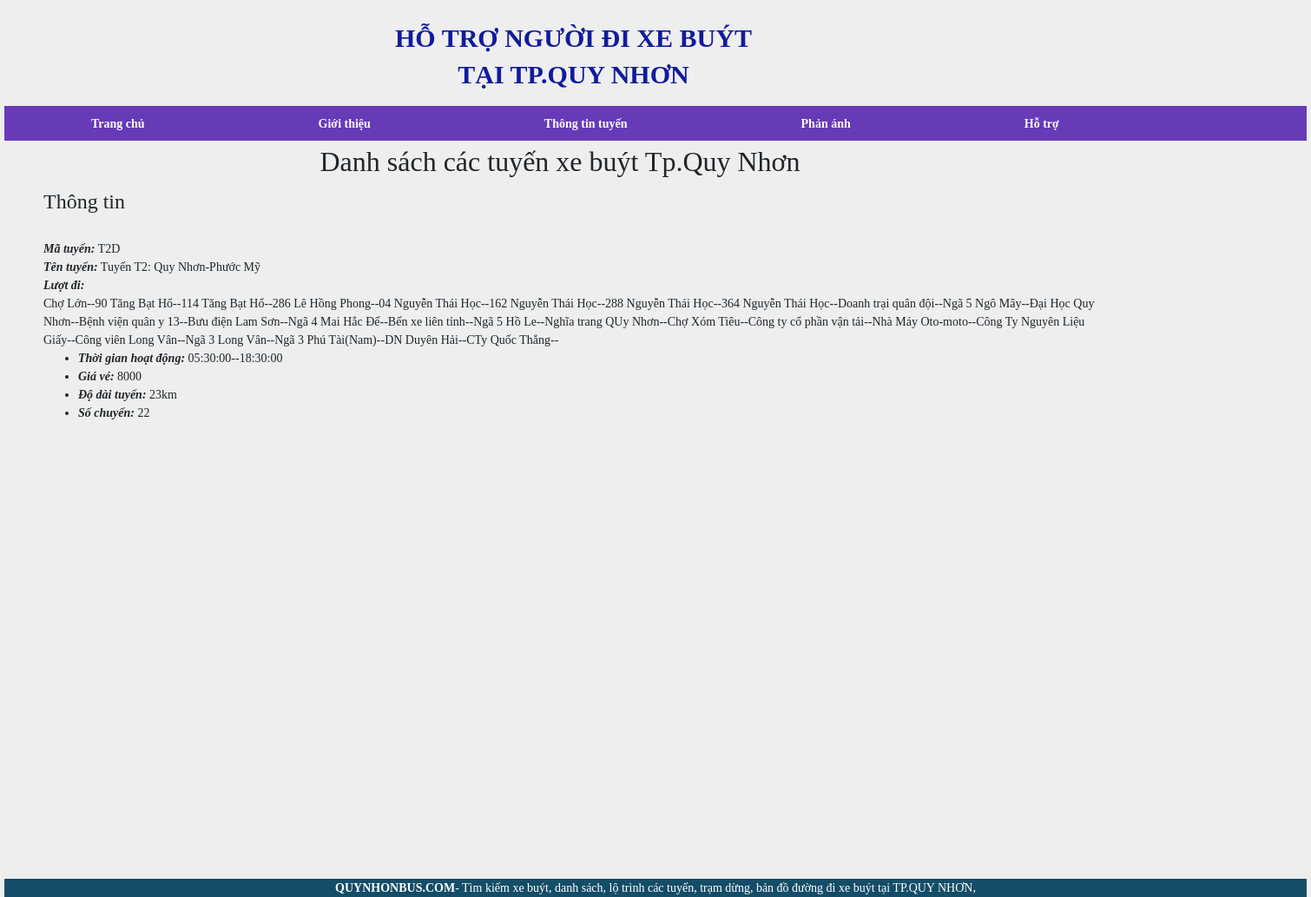
The page /routedetail.php?id=T2D on the database its author committed.
### tables this page shows
CREATE TABLE IF NOT EXISTS `route_description` (
  `routeId` varchar(20) NOT NULL,
  `name` varchar(255) NOT NULL,
  `startTime` time NOT NULL,
  `endTime` time NOT NULL,
  `fare` double DEFAULT NULL,
  `routeLenght` double DEFAULT NULL,
  `numberOfRoute` bigint(20) NOT NULL,
  PRIMARY KEY (`routeId`),
  KEY `fk_route_description` (`routeId`)
);

CREATE TABLE IF NOT EXISTS `route_setting` (
  `id` bigint(20) NOT NULL AUTO_INCREMENT,
  `routeId` varchar(20) NOT NULL,
  `name` varchar(255) NOT NULL,
  `latitudeCenter` double DEFAULT NULL,
  `longitudeCenter` double DEFAULT NULL,
  PRIMARY KEY (`id`),
  KEY `fk_route_setting` (`routeId`)
);

### map.php (the view, shortened to what this page needs)
<!DOCTYPE html>
<html>
<head>
	<link rel="stylesheet" href="">
</head>
<body  onload="initMap()" >
	<div id="map" style="width:1400px; height:500px;"></div>
</body>
</html>

### routedetailcontent.php (shortened to what this page needs)
<!DOCTYPE html>
<html>
<head>
</head>
<body>
	<div id="tt">
	<form id="detail">
		<span><h4>Thông tin</h4></span> <br>
		<span><b><i> Mã tuyến:</i></b>
			<?php
			include 'config.php';
			$id = isset($_GET['id']) ? $_GET['id'] : '';
			$query = "select * from route_description where routeId = '$id' ";
			$result = mysqli_query($conn, $query);
			if($row = mysqli_fetch_array($result))
			{
				echo $row['routeId'];
			}
			?>
		</span> <br>
		<span><b><i>Tên tuyến:</i></b>
			<?php
			include 'config.php';
			$id = isset($_GET['id']) ? $_GET['id'] : '';
			$query = "select * from route_description where routeId = '$id' ";
			$result = mysqli_query($conn, $query);
			if($row = mysqli_fetch_array($result))
			{
				echo $row['name'];
			}
			?>
		</span> <br>
		<span><b><i>Lượt đi:</i></b><br>
			<?php
			include 'config.php';
			$id = isset($_GET['id']) ? $_GET['id'] : '';
			$query = "select * from route_setting where routeId = '$id' order by id  ";
			$result = mysqli_query($conn, $query);
			while($row = mysqli_fetch_array($result))
			{
				echo $row['name']. "--";
			}
			?>
		</span> <br>
		<ul>
			<li><b><i>Thời gian hoạt động:</i></b>
				<?php
				include 'config.php';
				$id = isset($_GET['id']) ? $_GET['id'] : '';
				$query = "select * from route_description where routeId = '$id' ";
				$result = mysqli_query($conn, $query);
				if($row = mysqli_fetch_array($result))
				{
					echo $row['startTime']."--". $row['endTime'];
				}
				?>
			</li>
			<li><b><i>Giá vé:</i></b>
				<?php
				include 'config.php';
				$id = isset($_GET['id']) ? $_GET['id'] : '';
				$query = "select * from route_description where routeId = '$id' ";
				$result = mysqli_query($conn, $query);
				while($row = mysqli_fetch_array($result))
				{
					echo $row['fare'];
				}
				?>
			</li>
			<li><b><i>Độ dài tuyến: </i></b>
				<?php
				include 'config.php';
				$id = isset($_GET['id']) ? $_GET['id'] : '';
				$query = "select * from route_description where routeId = '$id' ";
				$result = mysqli_query($conn, $query);
				while($row = mysqli_fetch_array($result))
				{
					echo $row['routeLenght']."km";
				}
				?>
			</li>
			<li><b><i>Số chuyến:</i></b>
				<?php
				include 'config.php';
				$id = isset($_GET['id']) ? $_GET['id'] : '';
				$query = "select * from route_description where routeId = '$id' ";
				$result = mysqli_query($conn, $query);
				while($row = mysqli_fetch_array($result))
				{
					echo $row['numberOfRoute'];
				}
				?>
			</li>
		</ul>
	</form>
</div>
</body>
</html>

### routedetail.php (style rules this page uses)
body { background: #EEEEEE; margin: 0; padding: 0; font-family: Verdana; font-size: 14px; line-height: 1.5em; }
#map { width: 1150px; height: 500px; border: 0px; padding: 0px; }
#detail { height: auto; width: 1280px; padding: 5px 30px; }

### rows shown on the page
route_description: routeId "T2D", name "Tuyến T2: Quy Nhơn-Phước Mỹ", startTime "05:30:00", endTime "18:30:00", fare "8000", routeLenght "23", numberOfRoute "22"
route_setting: name "Chợ Lớn"
route_setting: name "90 Tăng Bạt Hổ"
route_setting: name "114 Tăng Bạt Hổ"
route_setting: name "286 Lê Hồng Phong"
route_setting: name "04 Nguyễn Thái Học"
route_setting: name "162 Nguyễn Thái Học"
route_setting: name "288 Nguyễn Thái Học"
route_setting: name "364 Nguyễn Thái Học"
route_setting: name "Doanh trại quân đội"
route_setting: name "Ngã 5 Ngô Mây"
route_setting: name "Đại Học Quy Nhơn"
route_setting: name "Bệnh viện quân y 13"
route_setting: name "Bưu điện Lam Sơn"
route_setting: name "Ngã 4 Mai Hắc Đế"
route_setting: name "Bến xe liên tỉnh"
route_setting: name "Ngã 5 Hồ Le"
route_setting: name "Nghĩa trang QUy Nhơn"
route_setting: name "Chợ Xóm Tiêu"
route_setting: name "Công ty cổ phần vận tải"
route_setting: name "Nhà Máy Oto-moto"
route_setting: name "Công Ty Nguyên Liệu Giấy"
route_setting: name "Công viên Long Vân"
route_setting: name "Ngã 3 Long Vân"
route_setting: name "Ngã 3 Phú Tài(Nam)"
route_setting: name "DN Duyên Hải"
route_setting: name "CTy Quốc Thắng"
